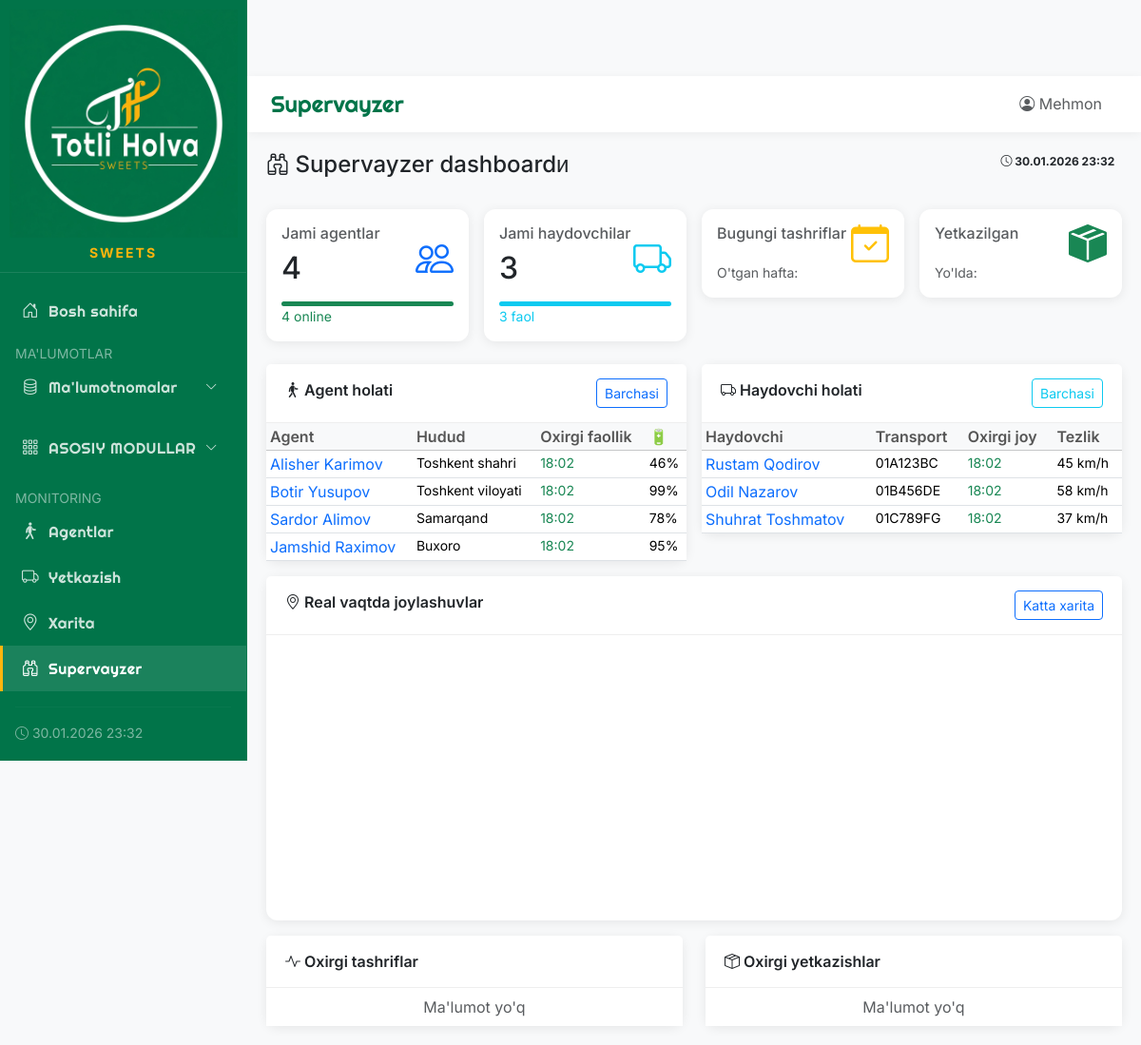
The page /supervisor on the database its author committed.
### app/models/database.py (models this page shows)
class Agent(Base):
    __tablename__ = "agents"
    id = Column(Integer, primary_key=True, index=True)
    code = Column(String(50), unique=True, index=True)
    full_name = Column(String(200), index=True)
    phone = Column(String(20))
    telegram_id = Column(String(50))
    photo = Column(String(255))
    region = Column(String(100))  # Hudud
    is_active = Column(Boolean, default=True)
    employee_id = Column(Integer, ForeignKey("employees.id"), nullable=True)
    created_at = Column(DateTime, default=datetime.now)
    locations = relationship("AgentLocation", back_populates="agent")
    routes = relationship("Route", back_populates="agent")
    visits = relationship("Visit", back_populates="agent")

class AgentLocation(Base):
    __tablename__ = "agent_locations"
    id = Column(Integer, primary_key=True, index=True)
    agent_id = Column(Integer, ForeignKey("agents.id"))
    latitude = Column(Float)
    longitude = Column(Float)
    accuracy = Column(Float)  # GPS aniqlik (metr)
    battery = Column(Integer)  # Telefon batareya %
    recorded_at = Column(DateTime, default=datetime.now)
    agent = relationship("Agent", back_populates="locations")

class Driver(Base):
    __tablename__ = "drivers"
    id = Column(Integer, primary_key=True, index=True)
    code = Column(String(50), unique=True, index=True)
    full_name = Column(String(200), index=True)
    phone = Column(String(20))
    telegram_id = Column(String(50))
    vehicle_number = Column(String(20))  # Mashina raqami
    vehicle_type = Column(String(50))  # Mashina turi
    is_active = Column(Boolean, default=True)
    employee_id = Column(Integer, ForeignKey("employees.id"), nullable=True)
    created_at = Column(DateTime, default=datetime.now)
    locations = relationship("DriverLocation", back_populates="driver")
    deliveries = relationship("Delivery", back_populates="driver")

class DriverLocation(Base):
    __tablename__ = "driver_locations"
    id = Column(Integer, primary_key=True, index=True)
    driver_id = Column(Integer, ForeignKey("drivers.id"))
    latitude = Column(Float)
    longitude = Column(Float)
    accuracy = Column(Float)  # GPS aniqlik (metr)
    battery = Column(Integer)  # Telefon batareya %
    speed = Column(Float)  # Tezlik km/s
    recorded_at = Column(DateTime, default=datetime.now)
    driver = relationship("Driver", back_populates="locations")

### main.py (the view)
@app.get("/supervisor", response_class=HTMLResponse)
async def supervisor_dashboard(request: Request, db: Session = Depends(get_db)):
    today = datetime.now().date()
    total_agents = db.query(Agent).filter(Agent.is_active == True).count()
    active_agents = 0
    for agent in db.query(Agent).filter(Agent.is_active == True).all():
        last_loc = db.query(AgentLocation).filter(
            AgentLocation.agent_id == agent.id,
            AgentLocation.recorded_at >= today
        ).first()
        if last_loc:
            active_agents += 1
    today_visits = db.query(Visit).filter(Visit.visit_date >= today).count()
    today_orders = db.query(Order).filter(
        Order.type == "sale",
        Order.date >= today
    ).all()
    today_sales_sum = sum(o.total for o in today_orders)
    total_drivers = db.query(Driver).filter(Driver.is_active == True).count()
    pending_deliveries = db.query(Delivery).filter(Delivery.status == "pending").count()
    today_delivered = db.query(Delivery).filter(
        Delivery.status == "delivered",
        Delivery.delivered_at >= today
    ).count()
    agent_stats = []
    for agent in db.query(Agent).filter(Agent.is_active == True).all():
        visits = db.query(Visit).filter(
            Visit.agent_id == agent.id,
            Visit.visit_date >= today
        ).count()
        last_loc = db.query(AgentLocation).filter(
            AgentLocation.agent_id == agent.id
        ).order_by(AgentLocation.recorded_at.desc()).first()
        agent_stats.append({
            "agent": agent,
            "visits": visits,
            "last_seen": last_loc.recorded_at if last_loc else None,
            "is_online": last_loc and (datetime.now() - last_loc.recorded_at).seconds < 600 if last_loc else False
        })
    agent_stats.sort(key=lambda x: x["visits"], reverse=True)
    stats = {
        "total_agents": total_agents,
        "active_agents": active_agents,
        "today_visits": today_visits,
        "today_orders": len(today_orders),
        "today_sales": today_sales_sum,
        "total_drivers": total_drivers,
        "pending_deliveries": pending_deliveries,
        "today_delivered": today_delivered,
    }
    agents = db.query(Agent).filter(Agent.is_active == True).all()
    drivers = db.query(Driver).filter(Driver.is_active == True).all()
    recent_visits = db.query(Visit).order_by(Visit.visit_date.desc()).limit(10).all()
    recent_deliveries = db.query(Delivery).order_by(Delivery.created_at.desc()).limit(10).all()
    return templates.TemplateResponse("supervisor/dashboard.html", {
        "request": request,
        "stats": stats,
        "agents": agents,
        "drivers": drivers,
        "agent_stats": agent_stats[:10],
        "recent_visits": recent_visits,
        "recent_deliveries": recent_deliveries,
        "page_title": "Supervayzer",
        "now": datetime.now()
    })

### app/templates/supervisor/dashboard.html (shortened to what this page needs)
{% extends "base.html" %}
{% block content %}
<div class="d-flex justify-content-between mb-4">
    <h4><i class="bi bi-binoculars"></i> Supervayzer dashboardи</h4>
    <div>
        <span class="badge bg-light text-dark">
            <i class="bi bi-clock"></i> {{ now.strftime('%d.%m.%Y %H:%M') if now is defined else '' }}
        </span>
    </div>
</div>
<div class="row g-3 mb-4">
    <div class="col-md-3">
        <div class="card border-primary">
            <div class="card-body">
                <div class="d-flex justify-content-between">
                    <div>
                        <h6 class="text-muted">Jami agentlar</h6>
                        <h2>{{ agents|length }}</h2>
                    </div>
                    <div class="align-self-center">
                        <i class="bi bi-people text-primary" style="font-size: 2.5rem;"></i>
                    </div>
                </div>
                <div class="progress mt-2" style="height: 5px;">
                    {% set online_count = agents|selectattr('is_active', 'eq', true)|list|length %}
                    <div class="progress-bar bg-success"
                        style="width: {{ (online_count / agents|length * 100) if agents|length > 0 else 0 }}%"></div>
                </div>
                <small class="text-success">{{ online_count }} online</small>
            </div>
        </div>
    </div>
    <div class="col-md-3">
        <div class="card border-info">
            <div class="card-body">
                <div class="d-flex justify-content-between">
                    <div>
                        <h6 class="text-muted">Jami haydovchilar</h6>
                        <h2>{{ drivers|length }}</h2>
                    </div>
                    <div class="align-self-center">
                        <i class="bi bi-truck text-info" style="font-size: 2.5rem;"></i>
                    </div>
                </div>
                <div class="progress mt-2" style="height: 5px;">
                    {% set active_drivers = drivers|selectattr('is_active', 'eq', true)|list|length %}
                    <div class="progress-bar bg-info"
                        style="width: {{ (active_drivers / drivers|length * 100) if drivers|length > 0 else 0 }}%">
                    </div>
                </div>
                <small class="text-info">{{ active_drivers }} faol</small>
            </div>
        </div>
    </div>
    <div class="col-md-3">
        <div class="card border-warning">
            <div class="card-body">
                <div class="d-flex justify-content-between">
                    <div>
                        <h6 class="text-muted">Bugungi tashriflar</h6>
                    </div>
                    <div class="align-self-center">
                        <i class="bi bi-calendar-check text-warning" style="font-size: 2.5rem;"></i>
                    </div>
                </div>
                <small class="text-muted">O'tgan hafta: {{ stats.visits_week if stats is defined else 0 }}</small>
            </div>
        </div>
    </div>
    <div class="col-md-3">
        <div class="card border-success">
            <div class="card-body">
                <div class="d-flex justify-content-between">
                    <div>
                        <h6 class="text-muted">Yetkazilgan</h6>
                    </div>
                    <div class="align-self-center">
                        <i class="bi bi-box-seam-fill text-success" style="font-size: 2.5rem;"></i>
                    </div>
                </div>
                <small class="text-muted">Yo'lda: {{ stats.in_transit if stats is defined else 0 }}</small>
            </div>
        </div>
    </div>
</div>
<div class="row g-3">
    <div class="col-md-6">
        <div class="card">
            <div class="card-header d-flex justify-content-between">
                <span><i class="bi bi-person-walking"></i> Agent holati</span>
                <a href="/agents" class="btn btn-sm btn-outline-primary">Barchasi</a>
            </div>
            <div class="card-body p-0" style="max-height: 350px; overflow-y: auto;">
                <table class="table table-sm table-hover mb-0">
                    <thead class="table-light sticky-top">
                        <tr>
                            <th>Agent</th>
                            <th>Hudud</th>
                            <th>Oxirgi faollik</th>
                            <th>🔋</th>
                        </tr>
                    </thead>
                    <tbody>
                        {% for agent in agents %}
                        <tr>
                            <td>
                                <a href="/agents/{{ agent.id }}" class="text-decoration-none">
                                    {{ agent.full_name }}
                                </a>
                            </td>
                            <td><small>{{ agent.region or '-' }}</small></td>
                            <td>
                                {% if agent.locations %}
                                <small class="{% if agent.is_active %}text-success{% else %}text-danger{% endif %}">
                                    {{ agent.locations[0].recorded_at.strftime('%H:%M') }}
                                </small>
                                {% else %}
                                <small class="text-muted">-</small>
                                {% endif %}
                            </td>
                            <td>
                                {% if agent.locations %}
                                <small>{{ agent.locations[0].battery }}%</small>
                                {% else %}
                                -
                                {% endif %}
                            </td>
                        </tr>
                        {% else %}
                        <tr>
                            <td colspan="4" class="text-center text-muted py-3">Agentlar yo'q</td>
                        </tr>
                        {% endfor %}
                    </tbody>
                </table>
            </div>
        </div>
    </div>
    <div class="col-md-6">
        <div class="card">
            <div class="card-header d-flex justify-content-between">
                <span><i class="bi bi-truck"></i> Haydovchi holati</span>
                <a href="/delivery" class="btn btn-sm btn-outline-info">Barchasi</a>
            </div>
            <div class="card-body p-0" style="max-height: 350px; overflow-y: auto;">
                <table class="table table-sm table-hover mb-0">
                    <thead class="table-light sticky-top">
                        <tr>
                            <th>Haydovchi</th>
                            <th>Transport</th>
                            <th>Oxirgi joy</th>
                            <th>Tezlik</th>
                        </tr>
                    </thead>
                    <tbody>
                        {% for driver in drivers %}
                        <tr>
                            <td>
                                <a href="/delivery/{{ driver.id }}" class="text-decoration-none">
                                    {{ driver.full_name }}
                                </a>
                            </td>
                            <td><small>{{ driver.vehicle_number or '-' }}</small></td>
                            <td>
                                {% if driver.locations %}
                                <small class="text-success">
                                    {{ driver.locations[0].recorded_at.strftime('%H:%M') }}
                                </small>
                                {% else %}
                                <small class="text-muted">-</small>
                                {% endif %}
                            </td>
                            <td>
                                {% if driver.locations and driver.locations[0].speed %}
                                <small>{{ "%.0f"|format(driver.locations[0].speed) }} km/h</small>
                                {% else %}
                                -
                                {% endif %}
                            </td>
                        </tr>
                        {% else %}
                        <tr>
                            <td colspan="4" class="text-center text-muted py-3">Haydovchilar yo'q</td>
                        </tr>
                        {% endfor %}
                    </tbody>
                </table>
            </div>
        </div>
    </div>
</div>
<div class="row mt-3">
    <div class="col-12">
        <div class="card">
            <div class="card-header d-flex justify-content-between">
                <span><i class="bi bi-geo-alt"></i> Real vaqtda joylashuvlar</span>
                <a href="/map" class="btn btn-sm btn-outline-primary">Katta xarita</a>
            </div>
            <div class="card-body p-0">
                <div id="supervisorMap" style="height: 300px;"></div>
            </div>
        </div>
    </div>
</div>
<div class="row mt-3">
    <div class="col-md-6">
        <div class="card">
            <div class="card-header">
                <i class="bi bi-activity"></i> Oxirgi tashriflar
            </div>
            <div class="card-body p-0">
                <ul class="list-group list-group-flush">
                    {% for visit in recent_visits[:5] if recent_visits is defined %}
                    <li class="list-group-item d-flex justify-content-between">
                        <span>{{ visit.agent.full_name if visit.agent else 'Agent' }}</span>
                        <small class="text-muted">{{ visit.visit_date.strftime('%H:%M') }}</small>
                    </li>
                    {% else %}
                    <li class="list-group-item text-center text-muted">Ma'lumot yo'q</li>
                    {% endfor %}
                </ul>
            </div>
        </div>
    </div>
    <div class="col-md-6">
        <div class="card">
            <div class="card-header">
                <i class="bi bi-box-seam"></i> Oxirgi yetkazishlar
            </div>
            <div class="card-body p-0">
                <ul class="list-group list-group-flush">
                    {% for delivery in recent_deliveries[:5] if recent_deliveries is defined %}
                    <li class="list-group-item d-flex justify-content-between">
                        <span>
                            {{ delivery.driver.full_name if delivery.driver else 'Haydovchi' }}
                            <small class="text-muted">→ {{ delivery.delivery_address[:30] }}...</small>
                        </span>
                        <span class="badge bg-{{ 'success' if delivery.status == 'delivered' else 'warning' }}">
                            {{ delivery.status }}
                        </span>
                    </li>
                    {% else %}
                    <li class="list-group-item text-center text-muted">Ma'lumot yo'q</li>
                    {% endfor %}
                </ul>
            </div>
        </div>
    </div>
</div>
{% endblock %}

### rows shown on the page
Agent: full_name "Alisher Karimov", region "Toshkent shahri", recorded_at "18:02", battery "46"
Agent: full_name "Botir Yusupov", region "Toshkent viloyati", recorded_at "18:02", battery "99"
Agent: full_name "Sardor Alimov", region "Samarqand", recorded_at "18:02", battery "78"
Agent: full_name "Jamshid Raximov", region "Buxoro", recorded_at "18:02", battery "95"
Driver: full_name "Rustam Qodirov", vehicle_number "01A123BC", recorded_at "18:02"
DriverLocation: speed "45"
Driver: full_name "Odil Nazarov", vehicle_number "01B456DE", recorded_at "18:02"
DriverLocation: speed "58"
Driver: full_name "Shuhrat Toshmatov", vehicle_number "01C789FG", recorded_at "18:02"
DriverLocation: speed "37"

### other values the page prints
{{ now.strftime('%d.%m.%Y %H:%M') if now is defined else '' }} "30.01.2026 23:32"
{{ page_title }} "Supervayzer"
{{ agents|length }} "4"
{{ online_count }} "4"
{{ drivers|length }} "3"
{{ active_drivers }} "3"
